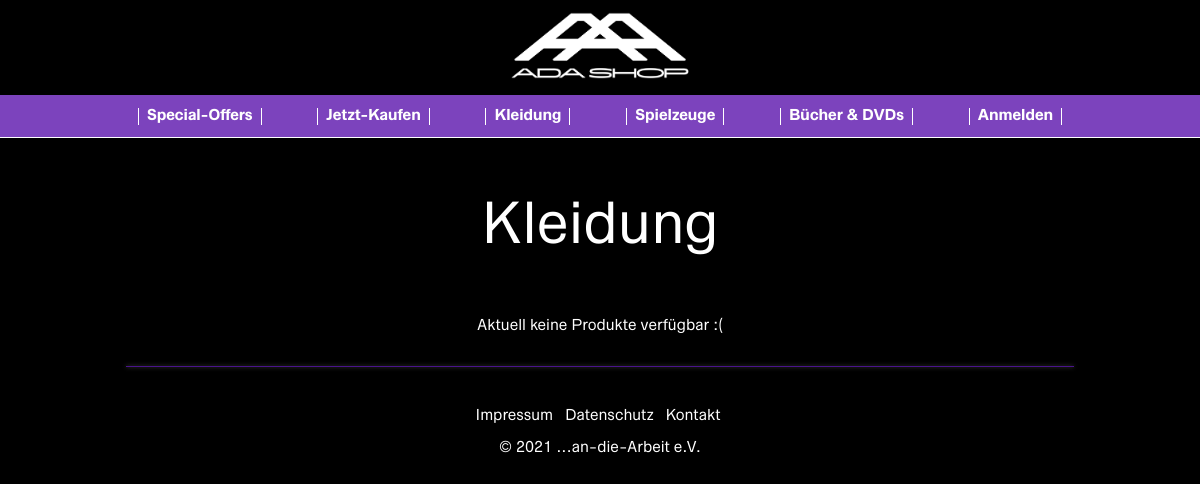
The app's page /kleidung.php, older data.
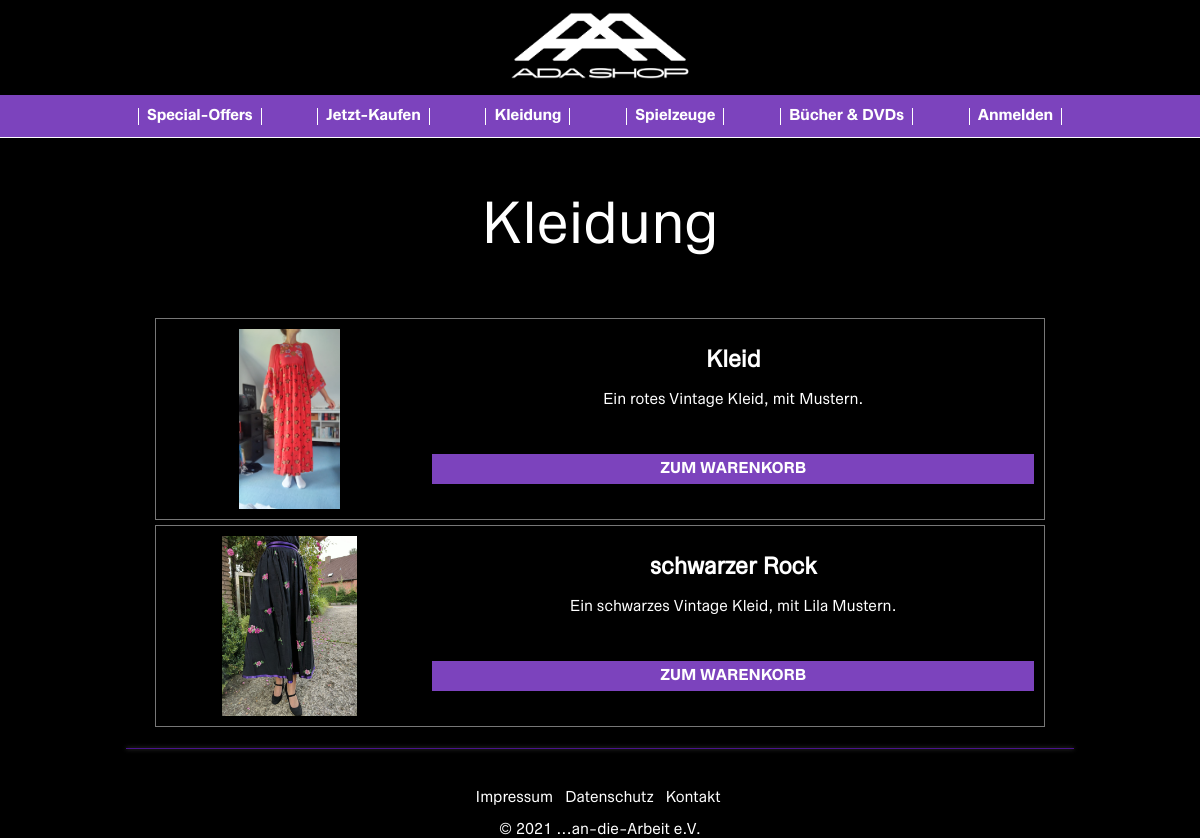
The same page, newer data.
### tables this page shows
CREATE TABLE IF NOT EXISTS tblBild (
	bildPfad VARCHAR( 255 ) NOT NULL,
	f_artID INT UNSIGNED NOT NULL,
	FOREIGN KEY ( f_artID ) REFERENCES tblArtikel ( p_artID )
);

CREATE TABLE IF NOT EXISTS tblArtikel (
	p_artID INT UNSIGNED NOT NULL AUTO_INCREMENT PRIMARY KEY,
	artName VARCHAR( 60 ) NOT NULL,
	artBeschreibung TEXT,
	artBestand INT UNSIGNED NOT NULL,
	artPreis DECIMAL( 7,2 ) NOT NULL,
	f_zustID INT UNSIGNED NOT NULL,
	f_katID INT UNSIGNED NOT NULL,
	FOREIGN KEY ( f_zustID ) REFERENCES tblZustand ( p_zustID ),
	FOREIGN KEY ( f_katID ) REFERENCES tblKategorie ( p_katID )
);

### kleidung.php (the view, shortened to what this page needs)
<?php
include(dirname(__FILE__)."/dbconnection.php");
?>
<!DOCTYPE html>
<html lang="de">
<head>
    <link rel="stylesheet" type="text/css" href="/css/main-stylesheet.css">
    <link rel="stylesheet" type="text/css" href="css/navbar.css">
</head>
<body>
    <header>
            <a href="../index.php">
                <img src="../images/adashoplogo.png" width="230px">
            </a>
            <br>
            <nav>
                                <div class="appleNav">
                                    <ul>
                                        <li><a href="/specialoffer.php">Special-Offers</a></li>
                                        <li><a href="/buy.php">Jetzt-Kaufen</a></li>
                                        <li><a href="/kleidung.php">Kleidung</a></li>
                                        <li><a href="/spielsachen.php">Spielzeuge</a></li>
                                        <li><a href="/books_dvds.php">Bücher & DVDs</a></li>
                                        <li><a href="/login/login.php">Anmelden</a></li>
                                    </ul>
                                </div>
            </nav>
    </header>
<main>
<p style="font-size:45pt">
Kleidung
</p>
<div class="galleryWrapper">
<?php
$abfrage_produkte = "SELECT *
                     FROM tblArtikel
                     LEFT JOIN tblBild ON tblArtikel.p_artID = tblBild.f_artID
                     WHERE f_katID = 1 ";
$result = $con->query($abfrage_produkte);
if ($result->num_rows > 0) {
    while($row = $result->fetch_assoc()) {
        echo "
        <div class='row'>
          <div class='column1' style='background-color:transparent;'>
        <img src='" . $row["bildPfad"] . "' alt='" . $row["artName"] . "' height='180'>
          </div>
          <div class='column2' style='background-color:black;'>
            <h2>" . $row["artName"] . "</h2>
            <p>" . $row["artBeschreibung"] . "</p>
            <button onclick='/* BESTELLUNG HIER ERSTELLEN */' style='width:100%;height:30px;margin-top:30px'>ZUM WARENKORB</button>
            </div>
        </div>";
    }
} else {
    echo "<p>Aktuell keine Produkte verfügbar :( </p>";
}
?>
  </div>
</main>
    <footer><br>
            <br><br>
            <a href="impressum.php">Impressum&nbsp;&nbsp;</a>
            <a href="datenschutz.php">Datenschutz&nbsp;&nbsp;</a>
            <a href="kontakt.php">Kontakt&nbsp;</a>
        <br><br>
            <p>© </p>
            <p><script>document.write(new Date().getFullYear())</script></p>
            <p>...an-die-Arbeit e.V.</p>
    </footer>
</body>
</html>

### css/main-stylesheet.css (style rules this page uses)
html { --scrollbarBG: #111111; --thumbBG: #777777; font-family: 'Zwizz Regular'; background-color: #000000; color: white; text-align: center; }
body { scrollbar-width: thin; scrollbar-color: var(--thumbBG) var(--scrollbarBG); margin: 0; }
a { color: white; text-decoration: none; transition: 0.4s cubic-bezier(0.165, 0.84, 0.44, 1); }
button { border: none; background-color: #7c43bd; color: white; font-size: 12pt; font-family: 'Zwizz Bold'; transition: 0.4s cubic-bezier(0.165, 0.84, 0.44, 1); }
main { margin-top: 20px; }
footer { width: 100%; text-align:center; color: white; overflow: hidden; }
footer a { color: white; font-size: 12pt; display: inline; transition: 0.4s cubic-bezier(0.165, 0.84, 0.44, 1); }
footer p { display: inline; font-size: 12pt; }
div.galleryWrapper { margin: auto; width: 75%; }
.column1,.column2 { box-sizing: border-box; padding:0px; }
.column1 { float: left; text-align:center; padding-top:10px; width: 30%; height: 200px; }
.column2 { float: left; width: 70%; padding: 10px; height: 200px; }
.row { border: 1px solid #777; transition: .6s ease; margin: 5px; }
.row:after { content: ""; display: table; clear: both; }

### css/navbar.css (style rules this page uses)
nav { height: 42px; background: #7c43bd; font-family: Zwizz Bold; border-bottom: 0.5px solid #fff; }
nav ul { display: flex; height: 44px; justify-content: space-around; align-items: center; padding: 0; margin: 0 auto; list-style-type: none; }
.appleNav { max-width: 980px; margin: 0 auto; }
nav li { border-right: 0.75px solid white; border-left: 0.75px solid white; height: 40%; padding-left: 8px; padding-right: 8px; }

Row changes from the older to the newer data that the page shows:
added tblbild: bildPfad (picture), f_artID.artName "Kleid", f_artID.artBeschreibung "Ein rotes Vintage Kleid, mit Mustern."
added tblbild: bildPfad (picture), f_artID.artName "schwarzer Rock", f_artID.artBeschreibung "Ein schwarzes Vintage Kleid, mit Lila Mustern."
Text that changed along with them:
text no longer shown: "Aktuell keine Produkte verfügbar :("
